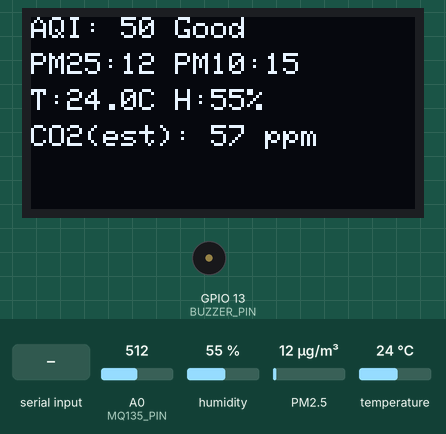
Simulated run of this sketch. Board: ESP8266 (NodeMCU). Shown: 128×64 one-colour display, buzzer (waves = sounding, pin HIGH). The test bench sets the inputs (shaded band); at power-on: PM2.5 12 µg/m³, A0 (MQ135_PIN) = 512, humidity 55 %, temperature 24 °C. WiFi joins after 1.5 s; servers stay silent unless stated; EEPROM starts erased; what the sketch prints to the serial monitor is not drawn.

Above: at 5.0 s.
5.1 s: PM2.5 set to 15 µg/m³
At 7.1 s:
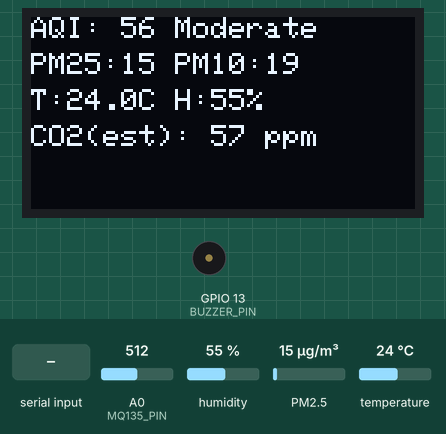
9.0 s: PM2.5 set to 75 µg/m³
At 10.7 s:
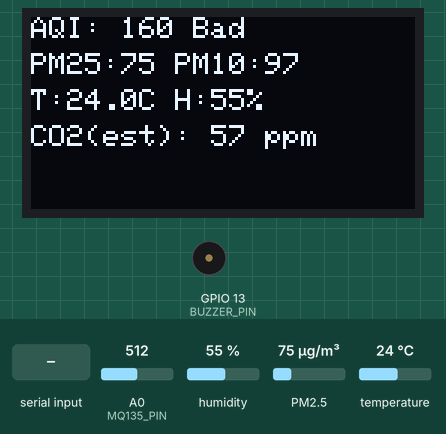
13.4 s: PM2.5 set to 225 µg/m³
At 15.2 s:
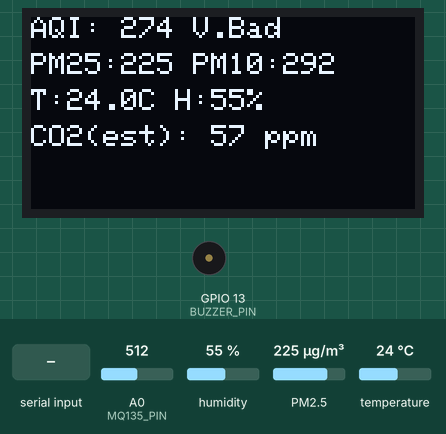
17.8 s: PM2.5 set to 294 µg/m³
At 19.0 s:
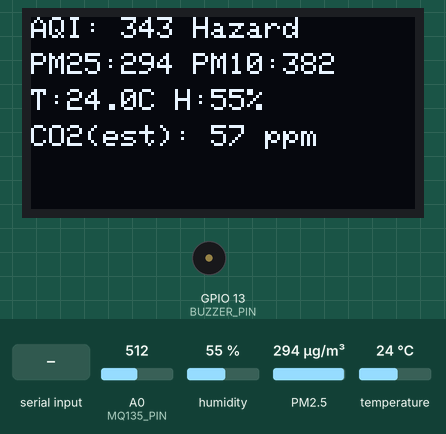
22.2 s: "RESET\n" received over Serial
24.3 s: A0 (MQ135_PIN) set to 716
At 31.41 s:
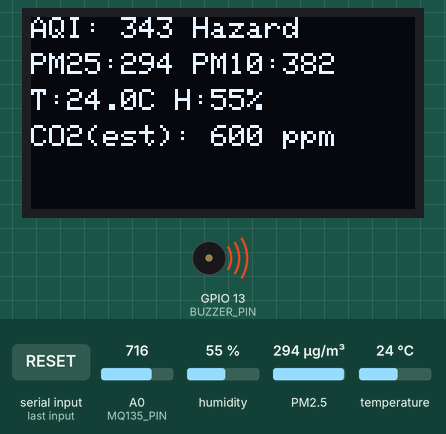
Timing chart, 0 to 33.1 s (numbered marks = the images above; inputs shaded):
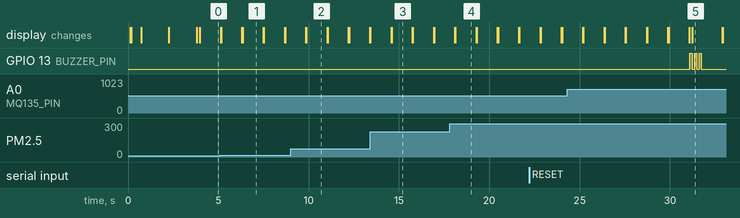

Measured:
- the behaviour switches between 12 and 13 µg/m³ on PM2.5 (found by bisection; images 0 and 1)
- after the input at 5.1 s, the display: first differs from a run without the input after 1.2 s (image 1)
- after the input at 9.0 s, the display: first differs from a run without the input after 0.88 s (image 2)
- after the input at 13.4 s, the display: first differs from a run without the input after 1.2 s (image 3)
- after the input at 17.8 s, the display: first differs from a run without the input after 0.33 s (image 4)
- what the display in image 1 shows lasts 1.2 s, from 6.3 s to 7.5 s

The sketch:

esp8266_sensor_sender.ino
```cpp
#include <ESP8266WiFi.h>
#include <ESP8266HTTPClient.h>
#include <Wire.h>
#include <HTU21D.h>
#include <SDS011.h>
#include <Adafruit_GFX.h>
#include <Adafruit_SSD1306.h>
#include <math.h>
#include <EEPROM.h>

const char* ssid = "Vivo V23 Pro";
const char* password = "Yash9130";
const char* serverUrl = "http://10.96.209.108:5000/api/sensor";
const char* nodeId = "node1";

#define SDS_RX 14
#define SDS_TX 12
#define MQ135_PIN A0
#define BUZZER_PIN 13

#define EEPROM_CALIBRATED_FLAG 0
#define EEPROM_R0_ADDR 1
#define EEPROM_CALIB_TIME_ADDR 5
#define EEPROM_SIZE 512

boolean calibrationMode = false;
unsigned long calibrationStartTime = 0;
const unsigned long warmupDuration = 120000;

const float MQ135_RLOAD = 10000.0;
float MQ135_R0 = 7600.0;
const float MQ135_CO2_A = 116.6020682;
const float MQ135_CO2_B = -2.769034857;

HTU21D thSen;
SDS011 sds;

#define SCREEN_WIDTH 128
#define SCREEN_HEIGHT 64
#define OLED_RESET    -1
Adafruit_SSD1306 display(SCREEN_WIDTH, SCREEN_HEIGHT, &Wire, OLED_RESET);

float PM25, PM10;
int error;
float temp, humidity;
int mq135Raw = 0;
float mq135Rs = 0.0;
float mq135CO2ppm = 0.0;
float mq135NO2Index = 0.0;
unsigned long lastSendTime = 0;
const unsigned long sendInterval = 5000;

bool buzzerEnabled = true;
unsigned long lastBuzzerTime = 0;
const unsigned long buzzerInterval = 30000;

boolean isWarmingUp = true;
boolean isCalibrated = false;
float calibratedR0 = 7600.0;

int currentAQI = 0;
const char* aqi_labels[] = {"Good", "Moderate", "USG", "Bad", "V.Bad", "Hazard"};

void initDisplay() {
  if (!display.begin(SSD1306_SWITCHCAPVCC, 0x3C)) {
    Serial.println("SSD1306 allocation failed");
    for (;;) {
      delay(100);
    }
  }
  display.clearDisplay();
  display.setTextColor(SSD1306_WHITE);
  display.setTextSize(1);
  display.display();
}

void showMessage(const String& line1, const String& line2 = "") {
  display.clearDisplay();
  display.setTextSize(1);
  display.setTextColor(SSD1306_WHITE);
  display.setCursor(0, 0);
  display.println(line1);
  if (line2.length() > 0) {
    display.setCursor(0, 12);
    display.println(line2);
  }
  display.display();
}

void setup() {
  Serial.begin(115200);
  delay(100);
  Serial.println("ESP8266 Sensor Reader Started");

  EEPROM.begin(EEPROM_SIZE);
  loadCalibrationData();

  pinMode(BUZZER_PIN, OUTPUT);
  digitalWrite(BUZZER_PIN, LOW);

  initDisplay();
  showMessage("Initializing...", "Starting sensors");

  delay(500);
  thSen.begin();
  sds.begin(SDS_RX, SDS_TX);

  // Show calibration status
  displayCalibrationStatus();

  calibrationStartTime = millis();

  showMessage("WiFi connecting..", "");
  connectToWiFi();
}

void loop() {
  if (Serial.available()) {
    handleSerialCommand();
  }

  if (WiFi.status() != WL_CONNECTED) {
    connectToWiFi();
  }

  error = sds.read(&PM25, &PM10);

  if (!thSen.measure()) {
    Serial.println("HTU21D sensor error");
  }

  if (!error && thSen.measure()) {
    temp = thSen.getTemperature();
    humidity = thSen.getHumidity();
    readMQ135();

    checkWarmupStatus();

    Serial.print("[");
    Serial.print(nodeId);
    Serial.print("] Temp: ");
    Serial.print(temp);
    Serial.print("°C, Humidity: ");
    Serial.print(humidity);
    Serial.print("%, PM2.5: ");
    Serial.print(PM25);
    Serial.print("μg/m³, PM10: ");
    Serial.print(PM10);
    Serial.print("μg/m³, CO2(est): ");
    Serial.print(mq135CO2ppm);
    Serial.print(" ppm, MQ135 raw: ");
    Serial.print(mq135Raw);
    Serial.print(", R0: ");
    Serial.println(MQ135_R0);

    displayOnLCD();
    handleBuzzerAlert();

    if (isCalibrated) {
      if (millis() - lastSendTime >= sendInterval) {
        sendSensorData();
        lastSendTime = millis();
      }
    }
  }

  delay(1000);
}

void connectToWiFi() {
  Serial.print("Connecting to WiFi: ");
  Serial.println(ssid);

  WiFi.mode(WIFI_STA);
  WiFi.begin(ssid, password);

  int attempts = 0;
  while (WiFi.status() != WL_CONNECTED && attempts < 20) {
    delay(500);
    Serial.print(".");
    attempts++;
  }

  if (WiFi.status() == WL_CONNECTED) {
    Serial.println("\nWiFi connected!");
    Serial.print("IP address: ");
    Serial.println(WiFi.localIP());
    showMessage("WiFi OK", "Reading sensors...");
    delay(1500);

    // Auto-calibrate if not already calibrated
    if (!isCalibrated) {
      Serial.println(">>> Auto-starting calibration <<<");
      startCalibration();
    }
  } else {
    Serial.println("\nFailed to connect to WiFi");
    showMessage("WiFi FAILED", "Retrying...");
  }
}

void sendSensorData() {
  if (WiFi.status() != WL_CONNECTED) {
    return;
  }

  WiFiClient client;
  HTTPClient http;

  String jsonPayload = "{\"node_id\":\"" + String(nodeId) + "\"," +
                       "\"temperature\":" + String(temp, 2) +
                       ",\"humidity\":" + String(humidity, 2) +
                       ",\"pm25\":" + String(PM25, 2) +
                       ",\"pm10\":" + String(PM10, 2) +
                       ",\"co2\":" + String(mq135CO2ppm, 1) +
                       ",\"mq135_raw\":" + String(mq135Raw) +
                       "}";

  http.begin(client, serverUrl);
  http.addHeader("Content-Type", "application/json");

  int httpResponseCode = http.POST(jsonPayload);

  if (httpResponseCode > 0) {
    Serial.print("[");
    Serial.print(nodeId);
    Serial.print("] Data sent. Response code: ");
    Serial.println(httpResponseCode);
  } else {
    Serial.print("[");
    Serial.print(nodeId);
    Serial.print("] Error sending data. Code: ");
    Serial.println(httpResponseCode);
  }

  http.end();
}

void displayOnLCD() {
  // Calculate AQI and render on OLED
  calculateAQI();

  display.clearDisplay();
  display.setTextSize(1);
  display.setTextColor(SSD1306_WHITE);

  // Row 1: AQI and category
  display.setCursor(0, 0);
  display.print("AQI: ");
  display.print(currentAQI);
  display.print(" ");
  display.println(aqi_labels[getAQICategory(currentAQI)]);

  // Row 2: PM metrics
  display.setCursor(0, 12);
  display.print("PM25:");
  display.print((int)PM25);
  display.print(" PM10:");
  display.println((int)PM10);

  // Row 3: Temp/Humidity
  display.setCursor(0, 24);
  display.print("T:");
  display.print(temp, 1);
  display.print("C H:");
  display.print(humidity, 0);
  display.println("%");

  // Row 4: CO2 estimate
  display.setCursor(0, 36);
  display.print("CO2(est): ");
  display.print((int)mq135CO2ppm);
  display.println(" ppm");

  display.display();
}

void buzz(uint8_t times = 2, uint16_t onMs = 100, uint16_t offMs = 120) {
  for (uint8_t i = 0; i < times; i++) {
    digitalWrite(BUZZER_PIN, HIGH);
    delay(onMs);
    digitalWrite(BUZZER_PIN, LOW);
    if (i + 1 < times) {
      delay(offMs);
    }
  }
}

void handleBuzzerAlert() {
  if (!buzzerEnabled) return;
  int category = getAQICategory(currentAQI);
  if (category >= 3) {
    unsigned long now = millis();
    if (now - lastBuzzerTime >= buzzerInterval) {
      buzz(3, 120, 140);
      lastBuzzerTime = now;
    }
  }
}

void readMQ135() {
  mq135Raw = analogRead(MQ135_PIN);
  if (mq135Raw == 0) {
    mq135CO2ppm = 0;
    mq135NO2Index = 0;
    mq135Rs = 0;
    return;
  }
  float vRatio = (1023.0 / (float)mq135Raw) - 1.0;
  mq135Rs = MQ135_RLOAD * vRatio;

  float tempFactor = 1.0 + (temp - 20.0) * 0.005;
  mq135Rs = mq135Rs / tempFactor;

  float rs_r0 = mq135Rs / MQ135_R0;
  mq135CO2ppm = MQ135_CO2_A * pow(rs_r0, MQ135_CO2_B);
  mq135NO2Index = 1.0 / rs_r0;
}

void calculateAQI() {
  float pm = PM25;

  if (pm <= 12.0) {
    currentAQI = (int)(pm * 50.0 / 12.0);
  }
  else if (pm <= 35.4) {
    currentAQI = (int)(50.0 + (pm - 12.1) * 50.0 / 23.3);
  }
  else if (pm <= 55.4) {
    currentAQI = (int)(100.0 + (pm - 35.5) * 50.0 / 19.9);
  }
  else if (pm <= 150.4) {
    currentAQI = (int)(150.0 + (pm - 55.5) * 50.0 / 94.9);
  }
  else if (pm <= 250.4) {
    currentAQI = (int)(200.0 + (pm - 150.5) * 100.0 / 99.9);
  }
  else {
    currentAQI = (int)(300.0 + (pm - 250.5) * 50.0 / 50.0);
  }

  if (currentAQI > 500) {
    currentAQI = 500;
  }
}

int getAQICategory(int aqi) {
  if (aqi <= 50) return 0;
  if (aqi <= 100) return 1;
  if (aqi <= 150) return 2;
  if (aqi <= 200) return 3;
  if (aqi <= 300) return 4;
  return 5;
}

void loadCalibrationData() {
  byte calibFlag = EEPROM.read(EEPROM_CALIBRATED_FLAG);

  if (calibFlag == 0xFF) {
    isCalibrated = false;
    isWarmingUp = true;
    Serial.println("FIRST BOOT - NO CALIBRATION DATA");
    Serial.println("Sensor needs calibration. Use serial commands:");
    Serial.println("  'CALIB' - Start calibration mode in clean air");
    Serial.println("  'STATUS' - Show calibration status");
  } else {
    EEPROM.get(EEPROM_R0_ADDR, MQ135_R0);
    Serial.print("Loaded R0 from EEPROM: ");
    Serial.println(MQ135_R0);
    isCalibrated = true;
    isWarmingUp = false;
  }
}

void saveCalibrationData() {
  EEPROM.write(EEPROM_CALIBRATED_FLAG, 0x01);
  EEPROM.put(EEPROM_R0_ADDR, MQ135_R0);
  EEPROM.put(EEPROM_CALIB_TIME_ADDR, (uint32_t)millis());
  EEPROM.commit();
  Serial.println("Calibration data saved to EEPROM");
}

void handleSerialCommand() {
  String command = Serial.readStringUntil('\n');
  command.trim();
  command.toUpperCase();

  if (command == "CALIB") {
    startCalibration();
  }
  else if (command == "STATUS") {
    displayCalibrationStatus();
  }
  else if (command.startsWith("R0:")) {
    // Manual R0 input: R0:7800
    String r0Str = command.substring(3);
    float newR0 = r0Str.toFloat();
    if (newR0 > 1000 && newR0 < 100000) {
      MQ135_R0 = newR0;
      saveCalibrationData();
      Serial.print(">>> R0 set to: ");
      Serial.println(MQ135_R0);
    } else {
      Serial.println("Invalid R0 value. Range: 1000-100000");
    }
  }
  else if (command == "RESET") {
    resetCalibration();
  }
  else {
    Serial.println("Unknown command. Available:");
    Serial.println("  CALIB - Start calibration");
    Serial.println("  STATUS - Show status");
    Serial.println("  R0:xxxx - Set R0 manually");
    Serial.println("  RESET - Clear calibration");
  }
}

void startCalibration() {
  Serial.println("STARTING CALIBRATION MODE");
  Serial.println("Instructions:");
  Serial.println("1. Place sensor in CLEAN AIR (outdoor/ventilated area)");
  Serial.println("2. Let it warm up for 2 minutes (MQ135 needs heating)");
  Serial.println("3. Calibration will auto-complete after 2 minutes");
  Serial.println("4. R0 will be calculated and saved");

  calibrationMode = true;
  calibrationStartTime = millis();
  isWarmingUp = true;
  isCalibrated = false;

  showMessage("CALIBRATION", "MODE ACTIVE");
}

void checkWarmupStatus() {
  if (!calibrationMode && isWarmingUp) {
    unsigned long warmupTime = millis() - calibrationStartTime;

    if (warmupTime >= warmupDuration) {
      isWarmingUp = false;
      isCalibrated = true;
      Serial.println("Warm-up complete. Sensor ready.");
      Serial.println("First calibration assumed. Use 'CALIB' for precise calibration.");
    }
  }

  if (calibrationMode) {
    unsigned long calibTime = millis() - calibrationStartTime;

    if (calibTime < warmupDuration) {
      int seconds = (warmupDuration - calibTime) / 1000;
      Serial.print("Warming up... ");
      Serial.print(seconds);
      Serial.println(" seconds remaining");

      String line2 = String(seconds) + "s remaining";
      showMessage("Warming up...", line2);
    }
    else {
      if (mq135Rs > 0) {
        MQ135_R0 = mq135Rs / pow(400.0 / MQ135_CO2_A, 1.0 / MQ135_CO2_B);

        saveCalibrationData();
        calibrationMode = false;
        isCalibrated = true;

        Serial.println("CALIBRATION COMPLETE");
        Serial.print("Calculated R0: ");
        Serial.println(MQ135_R0);
        Serial.println("Sensor is now ready to use.");

        showMessage("CALIBRATION OK", "Ready!");

        delay(2000);
      }
    }
  }
}

void displayCalibrationStatus() {
  Serial.println("========== CALIBRATION STATUS ==========");
  Serial.print("Calibrated: ");
  Serial.println(isCalibrated ? "YES" : "NO");
  Serial.print("Warming up: ");
  Serial.println(isWarmingUp ? "YES" : "NO");
  Serial.print("Current R0: ");
  Serial.println(MQ135_R0);
  Serial.print("MQ135 Raw: ");
  Serial.println(mq135Raw);
  Serial.print("MQ135 Rs: ");
  Serial.println(mq135Rs);

  if (!isCalibrated) {
    Serial.println("To calibrate, send 'CALIB' command via serial monitor");
  }
  Serial.println("=========================================");
}

void resetCalibration() {
  EEPROM.write(EEPROM_CALIBRATED_FLAG, 0xFF);
  EEPROM.commit();

  isCalibrated = false;
  isWarmingUp = true;
  MQ135_R0 = 7600.0;
  calibrationStartTime = millis();

  Serial.println("CALIBRATION DATA RESET");
  Serial.println("Sensor needs recalibration.");
  Serial.println("Send 'CALIB' to start calibration process.");
}
```
